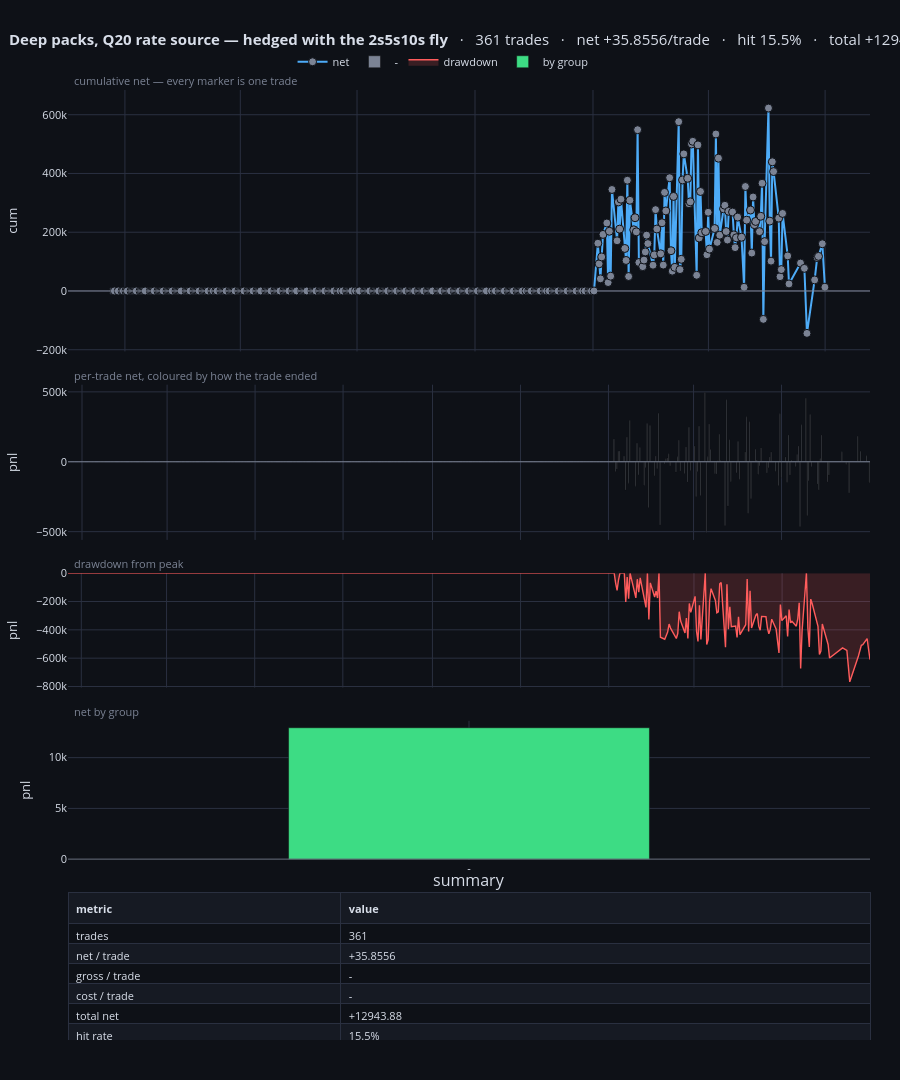

Notebook cell for this chart:
### Code cell
fig_dash_h = trade_dashboard(BOOKS["deep_q20_hedged"],
                             title="Deep packs, Q20 rate source — hedged with the 2s5s10s fly",
                             span_years=SPAN_YEARS)
fig_dash_h

### Figure 1 — Plotly figure (JSON) as saved in the notebook; plotly's stock layout.template omitted (floating-point values rounded to 4 significant figures; data arrays with more than 128 entries replaced by an {"elided": "..."} marker saying what was removed)
{"data": [{"customdata": {"elided": "361x11 str values"}, "hovertemplate": "<b>%{customdata[0]}</b><br>%{customdata[1]}  ·  %{customdata[2]}  ·  <b>%{customdata[3]}</b><br>signal: %{customdata[4]}   secondary: %{customdata[5]}<br>exit: <b>%{customdata[6]}</b> after %{customdata[7]} <br>gross %{customdata[8]}   <b>net %{customdata[9]}</b><br>cumulative %{customdata[10]}<extra></extra>", "line": {"color": "#4dabf7", "width": 2}, "marker": {"color": {"elided": "361 str values"}, "line": {"color": "#0e1117", "width": 1}, "size": 8}, "mode": "lines+markers", "name": "net", "type": "scatter", "x": {"elided": "361 str values"}, "xaxis": "x", "y": {"elided": "361 float values"}, "yaxis": "y"}, {"customdata": {"elided": "361x11 str values"}, "hovertemplate": "<b>%{customdata[0]}</b><br>%{customdata[1]}  ·  %{customdata[2]}  ·  <b>%{customdata[3]}</b><br>signal: %{customdata[4]}   secondary: %{customdata[5]}<br>exit: <b>%{customdata[6]}</b> after %{customdata[7]} <br>gross %{customdata[8]}   <b>net %{customdata[9]}</b><br>cumulative %{customdata[10]}<extra></extra>", "marker": {"color": "#7b8394"}, "name": "-", "type": "bar", "x": {"elided": "361 str values"}, "xaxis": "x2", "y": {"elided": "361 float values"}, "yaxis": "y2"}, {"fill": "tozeroy", "fillcolor": "rgba(255,92,92,0.18)", "hovertemplate": "drawdown %{y:.3f}<extra></extra>", "line": {"color": "#ff5c5c", "width": 1.4}, "mode": "lines", "name": "drawdown", "type": "scatter", "x": {"elided": "361 str values"}, "xaxis": "x3", "y": {"elided": "361 float values"}, "yaxis": "y3"}, {"customdata": [[361]], "hovertemplate": "<b>%{x}</b><br>%{customdata[0]} trades<br>total %{y:.3f}<extra></extra>", "marker": {"color": ["#3ddc84"]}, "name": "by group", "type": "bar", "x": ["-"], "xaxis": "x4", "y": [12940.0], "yaxis": "y4"}, {"cells": {"align": "left", "fill": {"color": [["#0e1117", "#161a23", "#0e1117", "#161a23", "#0e1117", "#161a23", "#0e1117", "#161a23", "#0e1117", "#161a23", "#0e1117", "#161a23", "#0e1117", "#161a23", "#0e1117", "#161a23", "#0e1117", "#161a23"]]}, "font": {"color": "#d8dee9", "size": 11}, "height": 20, "line": {"color": "#2a3040"}, "values": [["trades", "net / trade", "gross / trade", "cost / trade", "total net", "hit rate", "avg win / avg loss", "payoff ratio", "Sharpe / trade", "t-statistic", "best / worst trade", "max drawdown", "longest win / loss run", "avg hold", "trades / year", "annualised Sharpe"], ["361", "+35.8556", "-", "-", "+12943.88", "15.5%", "+146813.862 / -26913.549", "5.455", "0.0003", "0.01", "+495842.018 / -503468.545", "-766946.37", "4 / 251", "-", "235.9", "0.0051"]]}, "columnwidth": [34, 66], "domain": {"x": [0.0, 1.0], "y": [0.0, 0.1548]}, "header": {"align": "left", "fill": {"color": "#161a23"}, "font": {"color": "#d8dee9", "size": 11}, "line": {"color": "#2a3040"}, "values": ["<b>metric</b>", "<b>value</b>"]}, "type": "table"}], "layout": {"annotations": [{"font": {"color": "#7b8394", "size": 11}, "showarrow": false, "text": "cumulative net — every marker is one trade", "x": 0.005, "xanchor": "left", "xref": "paper", "y": 1.0, "yanchor": "bottom", "yref": "paper"}, {"font": {"color": "#7b8394", "size": 11}, "showarrow": false, "text": "per-trade net, coloured by how the trade ended", "x": 0.005, "xanchor": "left", "xref": "paper", "y": 0.6898, "yanchor": "bottom", "yref": "paper"}, {"font": {"color": "#7b8394", "size": 11}, "showarrow": false, "text": "drawdown from peak", "x": 0.005, "xanchor": "left", "xref": "paper", "y": 0.4914, "yanchor": "bottom", "yref": "paper"}, {"font": {"color": "#7b8394", "size": 11}, "showarrow": false, "text": "net by group", "x": 0.005, "xanchor": "left", "xref": "paper", "y": 0.336, "yanchor": "bottom", "yref": "paper"}, {"font": {"size": 16}, "showarrow": false, "text": "summary", "x": 0.5, "xanchor": "center", "xref": "paper", "y": 0.1548, "yanchor": "bottom", "yref": "paper"}], "bargap": 0.55, "font": {"color": "#d8dee9", "size": 11}, "height": 1080, "hoverdistance": 30, "hoverlabel": {"bgcolor": "#161a23", "bordercolor": "#2a3040", "font": {"color": "#d8dee9", "size": 11}}, "hovermode": "closest", "legend": {"bgcolor": "rgba(0,0,0,0)", "orientation": "h", "x": 0.28, "y": 1.045}, "margin": {"b": 40, "l": 60, "r": 30, "t": 90}, "paper_bgcolor": "#0e1117", "plot_bgcolor": "#0e1117", "shapes": [{"line": {"color": "#7b8394", "width": 1}, "type": "line", "x0": 0, "x1": 1, "xref": "x domain", "y0": 0, "y1": 0, "yref": "y"}, {"line": {"color": "#7b8394", "width": 1}, "type": "line", "x0": 0, "x1": 1, "xref": "x2 domain", "y0": 0, "y1": 0, "yref": "y2"}, {"line": {"color": "#7b8394", "width": 1}, "type": "line", "x0": 0, "x1": 1, "xref": "x4 domain", "y0": 0, "y1": 0, "yref": "y4"}], "title": {"font": {"size": 15}, "text": "<b>Deep packs, Q20 rate source — hedged with the 2s5s10s fly</b>   ·   361 trades   ·   net +35.8556/trade   ·   hit 15.5%   ·   total +12943.88", "x": 0.01}, "xaxis": {"anchor": "y", "domain": [0.0, 1.0], "gridcolor": "#2a3040", "matches": "x4", "showgrid": true, "showspikes": true, "showticklabels": false, "spikecolor": "#7b8394", "spikedash": "dot", "spikemode": "across", "spikesnap": "cursor", "spikethickness": 1, "zeroline": false}, "xaxis2": {"anchor": "y2", "domain": [0.0, 1.0], "gridcolor": "#2a3040", "matches": "x4", "showgrid": true, "showspikes": true, "showticklabels": false, "spikecolor": "#7b8394", "spikedash": "dot", "spikemode": "across", "spikesnap": "cursor", "spikethickness": 1, "zeroline": false}, "xaxis3": {"anchor": "y3", "domain": [0.0, 1.0], "gridcolor": "#2a3040", "matches": "x4", "showgrid": true, "showspikes": true, "showticklabels": false, "spikecolor": "#7b8394", "spikedash": "dot", "spikemode": "across", "spikesnap": "cursor", "spikethickness": 1, "zeroline": false}, "xaxis4": {"anchor": "y4", "domain": [0.0, 1.0], "gridcolor": "#2a3040", "showgrid": true, "showspikes": true, "spikecolor": "#7b8394", "spikedash": "dot", "spikemode": "across", "spikesnap": "cursor", "spikethickness": 1, "zeroline": false}, "yaxis": {"anchor": "x", "domain": [0.7248, 1.0], "gridcolor": "#2a3040", "showgrid": true, "showspikes": true, "spikecolor": "#7b8394", "spikedash": "dot", "spikemode": "toaxis", "spikesnap": "cursor", "spikethickness": 1, "title": {"text": "cum"}, "zeroline": false}, "yaxis2": {"anchor": "x2", "domain": [0.5264, 0.6898], "gridcolor": "#2a3040", "showgrid": true, "showspikes": true, "spikecolor": "#7b8394", "spikedash": "dot", "spikemode": "toaxis", "spikesnap": "cursor", "spikethickness": 1, "title": {"text": "pnl"}, "zeroline": false}, "yaxis3": {"anchor": "x3", "domain": [0.371, 0.4914], "gridcolor": "#2a3040", "showgrid": true, "showspikes": true, "spikecolor": "#7b8394", "spikedash": "dot", "spikemode": "toaxis", "spikesnap": "cursor", "spikethickness": 1, "title": {"text": "pnl"}, "zeroline": false}, "yaxis4": {"anchor": "x4", "domain": [0.1898, 0.336], "gridcolor": "#2a3040", "showgrid": true, "showspikes": true, "spikecolor": "#7b8394", "spikedash": "dot", "spikemode": "toaxis", "spikesnap": "cursor", "spikethickness": 1, "title": {"text": "pnl"}, "zeroline": false}}}
